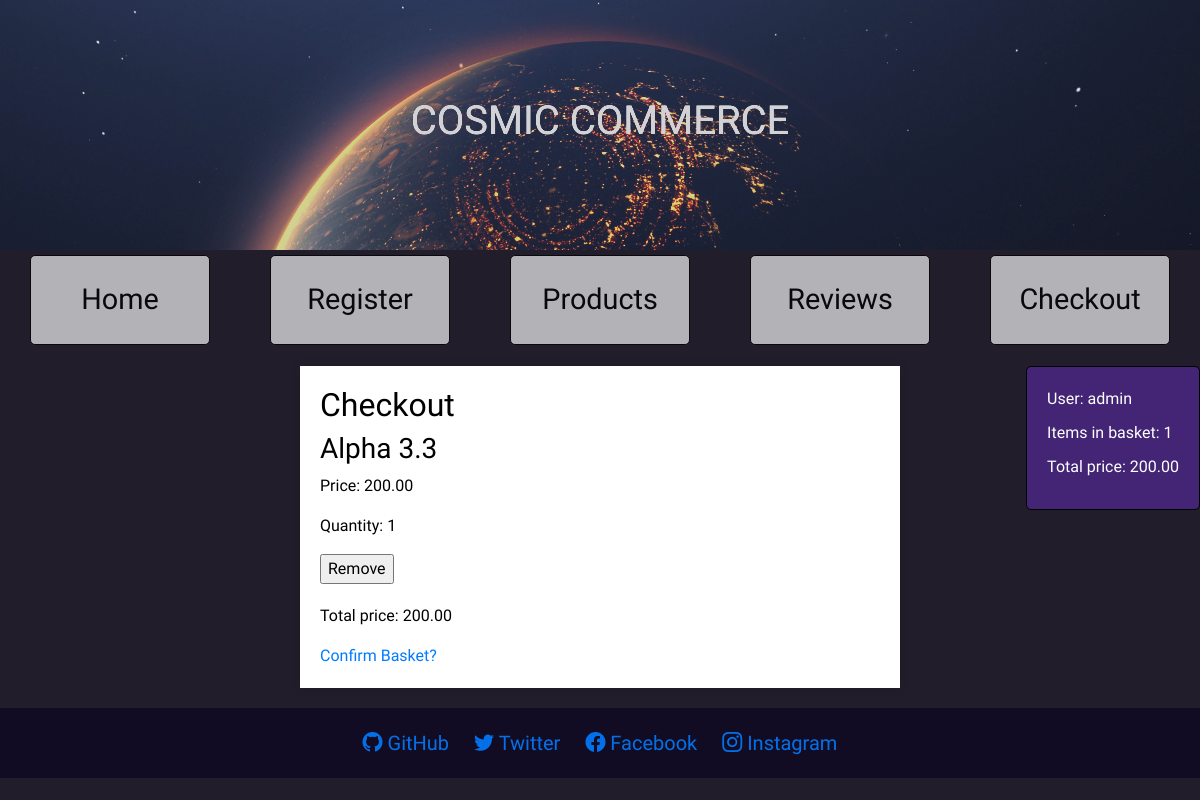
The app's page /checkout/ (signed in), older data.
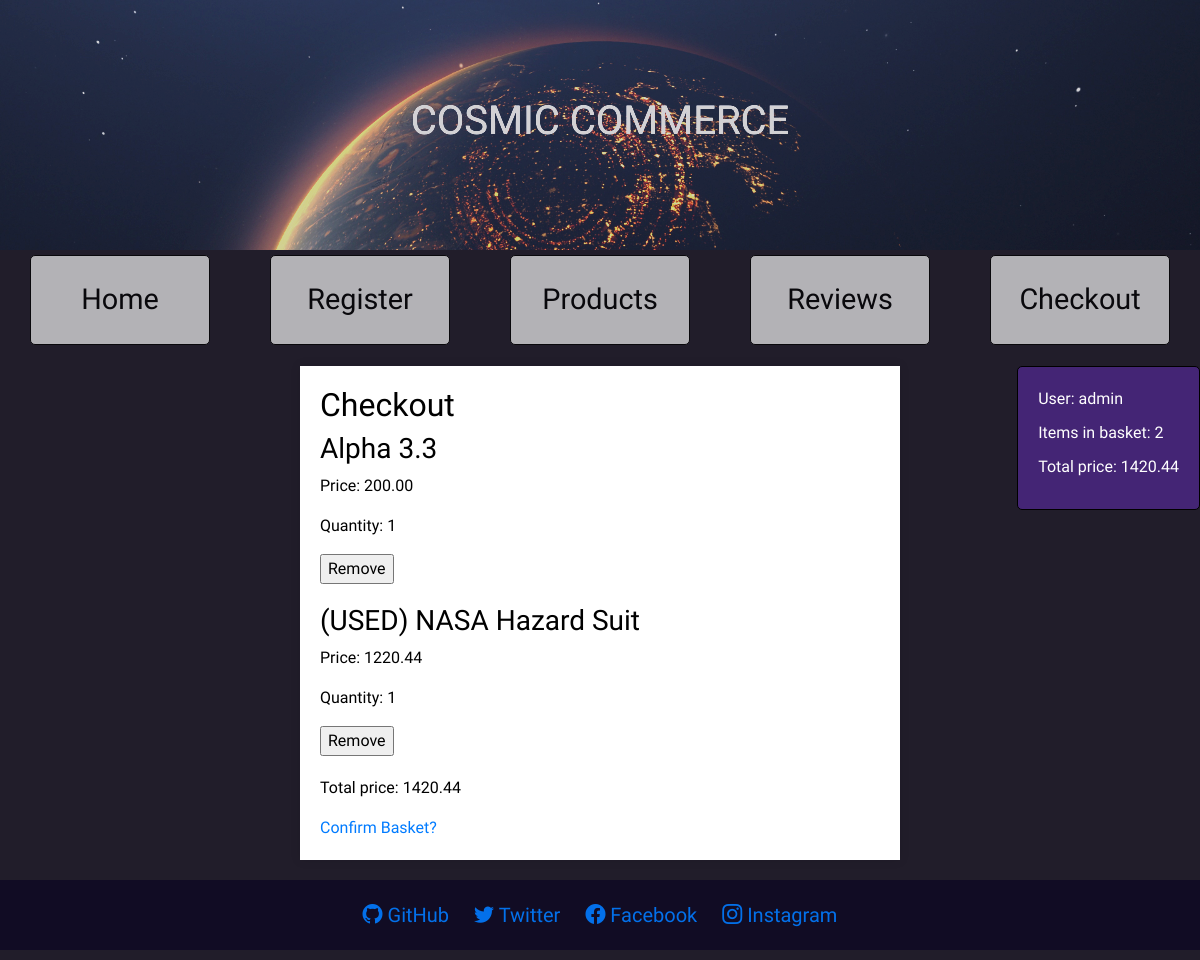
The same page, newer data.
### catalog/models.py (models this page shows, shortened)
class Basket(models.Model):
    user = models.OneToOneField(User, on_delete=models.CASCADE)
    items = models.ManyToManyField(Product, through='BasketItem')
    def total_cost(self):
        return sum(item.total_price() for item in self.basketitem_set.all())
    def get_total_price(self):
        return sum(item.product.price * item.quantity for item in self.basketitem_set.all())

class BasketItem(models.Model):
    product = models.ForeignKey(Product, on_delete=models.CASCADE)
    basket = models.ForeignKey(Basket, on_delete=models.CASCADE)
    quantity = models.PositiveIntegerField(default=1)
    def total_price(self):
        return self.product.price * self.quantity

class Product(models.Model):
    image = models.ImageField(upload_to='products/')
    title = models.CharField(max_length=200, default='Default Title')
    description = models.TextField()
    price = models.DecimalField(max_digits=6, decimal_places=2)
    category = models.ForeignKey(Category, null=True, blank=True, on_delete=models.CASCADE)
    featured = models.BooleanField(default=False)

### catalog/views.py (the view)
# urls.py: path('checkout/', views.checkout, name='checkout'),
def checkout(request):
    if request.user.is_authenticated:
        basket, created = Basket.objects.get_or_create(user=request.user)
        for item in basket.basketitem_set.all():
            print(item.product.title)  # Print the title of the product
        return render(request, 'catalog/checkout.html', {'basket': basket})
    else:
        return redirect('login')

### catalog/context_processors.py (called while the page is built)
def basket(request):
    if request.user.is_authenticated:
        basket, created = Basket.objects.get_or_create(user=request.user)
        return {'basket': basket}
    else:
        return {}

### catalog/templates/catalog/checkout.html (shortened to what this page needs)
{% extends 'catalog/base.html' %}
{% block content %}
    <div class="checkout-basket">
        <h2>Checkout</h2>
        <ul>
            {% for item in basket.basketitem_set.all %}
                <li>
                    <h3>{{ item.product.title }}</h3>
                    <p>Price: {{ item.product.price }}</p>
                    <p>Quantity: {{ item.quantity }}</p>
                    <form method="post" action="{% url 'remove_from_basket' item.id %}">
                        <input type="submit" value="Remove">
                    </form>
                </li>
            {% empty %}
                <li>Your basket is empty</li>
            {% endfor %}
        </ul>
        <p>Total price: {{ basket.get_total_price }}</p>
        <a href="{% url 'payment' %}" class="confirm-basket-button">Confirm Basket?</a>
    </div>
{% endblock %}

### catalog/templates/catalog/base.html (shortened to what this page needs)
{% load static %}
<!DOCTYPE html>
<html>
<head>
    <link rel="stylesheet" href="https://cdnjs.cloudflare.com/ajax/libs/font-awesome/5.15.4/css/all.min.css">
    <link rel="stylesheet" href="https://stackpath.bootstrapcdn.com/bootstrap/4.5.2/css/bootstrap.min.css">
    <link rel="stylesheet" type="text/css" href="{% static 'catalog/css/style.css' %}">
    <link href="https://cdn.jsdelivr.net/npm/bootstrap-icons@1.7.2/font/bootstrap-icons.css" rel="stylesheet">
</head>
<body>
    <header class="site-header">
        <h1>COSMIC COMMERCE</h1>
    </header>
    <div id="particles-js"></div>
    <section class="site-nav">
        <nav>
            <ul>
                <li><a href="{% url 'index' %}">Home</a></li>
                <li><a href="{% url 'register' %}">Register</a></li>
                <li><a href="{% url 'products' %}">Products</a></li>
                <li><a href="{% url 'reviews' %}">Reviews</a></li>
                {% if user.is_authenticated %}
                <li><a href="{% url 'checkout' %}">Checkout</a></li>
                {% endif %}
            </ul>
        </nav>
    </section>
    <div class="basket-info">
        {% if basket %}
            <p>User: {{ request.user.username }}</p>
            <p>Items in basket: {{ basket.basketitem_set.count }}</p>
            <p>Total price: {{ basket.total_cost }}</p>
        {% else %}
            <p>No items in basket</p>
        {% endif %}
    </div>
    {% block content %}
    {% endblock %}
    <footer class="site-footer">
        <a href="https://github.com" target="_blank"><i class="bi bi-github"></i> GitHub</a>
        <a href="https://twitter.com" target="_blank"><i class="bi bi-twitter"></i> Twitter</a>
        <a href="https://www.facebook.com" target="_blank"><i class="bi bi-facebook"></i> Facebook</a>
        <a href="https://www.instagram.com" target="_blank"><i class="bi bi-instagram"></i> Instagram</a>
    </footer>
</body>
</html>

Row changes from the older to the newer data that the page shows:
computed for Basket: basketitem_set.count "1" → "2"; total_cost "200.00" → "1420.44"; get_total_price "200.00" → "1420.44"
added BasketItem: product "(USED) NASA Hazard Suit", product.price "1220.44", quantity "1"
